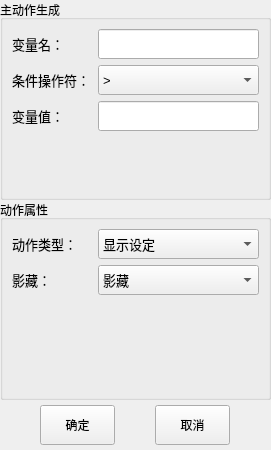
<?xml version="1.0" encoding="UTF-8"?>
<ui version="4.0">
 <class>StackTool</class>
 <widget class="QMainWindow" name="StackTool">
  <property name="geometry">
   <rect>
    <x>0</x>
    <y>0</y>
    <width>271</width>
    <height>450</height>
   </rect>
  </property>
  <property name="windowTitle">
   <string>Form</string>
  </property>
  <widget class="QWidget" name="centralwidget">
   <layout class="QVBoxLayout" name="verticalLayout">
    <property name="spacing">
     <number>0</number>
    </property>
    <property name="margin">
     <number>0</number>
    </property>
    <item>
     <widget class="QStackedWidget" name="stackedWidget">
      <property name="currentIndex">
       <number>1</number>
      </property>
      <widget class="QWidget" name="page">
       <layout class="QGridLayout" name="gridLayout">
        <property name="margin">
         <number>0</number>
        </property>
        <property name="spacing">
         <number>0</number>
        </property>
        <item row="1" column="0" colspan="2">
         <widget class="QWidget" name="widget_2" native="true">
          <property name="minimumSize">
           <size>
            <width>0</width>
            <height>50</height>
           </size>
          </property>
          <property name="maximumSize">
           <size>
            <width>16777215</width>
            <height>50</height>
           </size>
          </property>
          <layout class="QHBoxLayout" name="horizontalLayout_3">
           <property name="spacing">
            <number>0</number>
           </property>
           <property name="margin">
            <number>0</number>
           </property>
           <item>
            <widget class="QPushButton" name="pushButton_8">
             <property name="minimumSize">
              <size>
               <width>75</width>
               <height>40</height>
              </size>
             </property>
             <property name="maximumSize">
              <size>
               <width>75</width>
               <height>40</height>
              </size>
             </property>
             <property name="text">
              <string>下一步</string>
             </property>
            </widget>
           </item>
           <item>
            <widget class="QPushButton" name="pushButton_9">
             <property name="minimumSize">
              <size>
               <width>75</width>
               <height>40</height>
              </size>
             </property>
             <property name="maximumSize">
              <size>
               <width>75</width>
               <height>40</height>
              </size>
             </property>
             <property name="text">
              <string>取消</string>
             </property>
            </widget>
           </item>
          </layout>
         </widget>
        </item>
        <item row="0" column="0" colspan="2">
         <widget class="QWidget" name="widget" native="true">
          <layout class="QGridLayout" name="gridLayout_2">
           <item row="4" column="0" colspan="2">
            <widget class="QLabel" name="label_3">
             <property name="minimumSize">
              <size>
               <width>0</width>
               <height>20</height>
              </size>
             </property>
             <property name="maximumSize">
              <size>
               <width>16777215</width>
               <height>20</height>
              </size>
             </property>
             <property name="text">
              <string>格式:[D1],D1为长度</string>
             </property>
            </widget>
           </item>
           <item row="6" column="0" colspan="2">
            <widget class="QLabel" name="label_7">
             <property name="minimumSize">
              <size>
               <width>0</width>
               <height>20</height>
              </size>
             </property>
             <property name="maximumSize">
              <size>
               <width>16777215</width>
               <height>20</height>
              </size>
             </property>
             <property name="text">
              <string>格式:[D1,D2,D3],分别为横向、纵向、竖直个数</string>
             </property>
            </widget>
           </item>
           <item row="5" column="1">
            <widget class="QLineEdit" name="boxTxt">
             <property name="sizePolicy">
              <sizepolicy hsizetype="Expanding" vsizetype="Fixed">
               <horstretch>0</horstretch>
               <verstretch>30</verstretch>
              </sizepolicy>
             </property>
             <property name="minimumSize">
              <size>
               <width>0</width>
               <height>30</height>
              </size>
             </property>
             <property name="font">
              <font>
               <pointsize>10</pointsize>
              </font>
             </property>
            </widget>
           </item>
           <item row="5" column="0">
            <widget class="QLabel" name="label_6">
             <property name="sizePolicy">
              <sizepolicy hsizetype="Preferred" vsizetype="Preferred">
               <horstretch>0</horstretch>
               <verstretch>30</verstretch>
              </sizepolicy>
             </property>
             <property name="minimumSize">
              <size>
               <width>0</width>
               <height>30</height>
              </size>
             </property>
             <property name="font">
              <font>
               <pointsize>10</pointsize>
              </font>
             </property>
             <property name="text">
              <string>盒子：</string>
             </property>
            </widget>
           </item>
           <item row="3" column="1">
            <widget class="QLineEdit" name="lineTxt">
             <property name="sizePolicy">
              <sizepolicy hsizetype="Expanding" vsizetype="Fixed">
               <horstretch>0</horstretch>
               <verstretch>30</verstretch>
              </sizepolicy>
             </property>
             <property name="minimumSize">
              <size>
               <width>0</width>
               <height>30</height>
              </size>
             </property>
             <property name="font">
              <font>
               <pointsize>10</pointsize>
              </font>
             </property>
             <property name="readOnly">
              <bool>false</bool>
             </property>
            </widget>
           </item>
           <item row="8" column="1">
            <widget class="QLabel" name="label_9">
             <property name="minimumSize">
              <size>
               <width>0</width>
               <height>20</height>
              </size>
             </property>
             <property name="maximumSize">
              <size>
               <width>16777215</width>
               <height>20</height>
              </size>
             </property>
             <property name="text">
              <string>(X,Y,Z向偏移,格式为[X,Y,Z])</string>
             </property>
            </widget>
           </item>
           <item row="9" column="0">
            <widget class="QLabel" name="label_10">
             <property name="minimumSize">
              <size>
               <width>0</width>
               <height>30</height>
              </size>
             </property>
             <property name="maximumSize">
              <size>
               <width>16777215</width>
               <height>30</height>
              </size>
             </property>
             <property name="text">
              <string>初始名称：</string>
             </property>
            </widget>
           </item>
           <item row="10" column="1">
            <widget class="QLabel" name="label_11">
             <property name="minimumSize">
              <size>
               <width>0</width>
               <height>20</height>
              </size>
             </property>
             <property name="maximumSize">
              <size>
               <width>16777215</width>
               <height>20</height>
              </size>
             </property>
             <property name="text">
              <string>(名称,如LatheA_PIECE)</string>
             </property>
            </widget>
           </item>
           <item row="7" column="1">
            <widget class="QLineEdit" name="offsetTxt">
             <property name="minimumSize">
              <size>
               <width>0</width>
               <height>30</height>
              </size>
             </property>
             <property name="maximumSize">
              <size>
               <width>16777215</width>
               <height>30</height>
              </size>
             </property>
             <property name="font">
              <font>
               <pointsize>10</pointsize>
              </font>
             </property>
            </widget>
           </item>
           <item row="9" column="1">
            <widget class="QLineEdit" name="nameTxt">
             <property name="minimumSize">
              <size>
               <width>0</width>
               <height>30</height>
              </size>
             </property>
             <property name="maximumSize">
              <size>
               <width>16777215</width>
               <height>30</height>
              </size>
             </property>
             <property name="font">
              <font>
               <pointsize>10</pointsize>
              </font>
             </property>
            </widget>
           </item>
           <item row="7" column="0">
            <widget class="QLabel" name="label_8">
             <property name="sizePolicy">
              <sizepolicy hsizetype="Preferred" vsizetype="Preferred">
               <horstretch>0</horstretch>
               <verstretch>0</verstretch>
              </sizepolicy>
             </property>
             <property name="minimumSize">
              <size>
               <width>0</width>
               <height>30</height>
              </size>
             </property>
             <property name="maximumSize">
              <size>
               <width>16777215</width>
               <height>30</height>
              </size>
             </property>
             <property name="text">
              <string>偏移量：</string>
             </property>
            </widget>
           </item>
           <item row="3" column="0">
            <widget class="QLabel" name="label_5">
             <property name="sizePolicy">
              <sizepolicy hsizetype="Preferred" vsizetype="Preferred">
               <horstretch>0</horstretch>
               <verstretch>30</verstretch>
              </sizepolicy>
             </property>
             <property name="minimumSize">
              <size>
               <width>0</width>
               <height>30</height>
              </size>
             </property>
             <property name="font">
              <font>
               <pointsize>10</pointsize>
              </font>
             </property>
             <property name="text">
              <string>线：</string>
             </property>
            </widget>
           </item>
           <item row="0" column="1">
            <widget class="QComboBox" name="stackTypeCombo">
             <property name="sizePolicy">
              <sizepolicy hsizetype="Expanding" vsizetype="Fixed">
               <horstretch>0</horstretch>
               <verstretch>0</verstretch>
              </sizepolicy>
             </property>
             <property name="minimumSize">
              <size>
               <width>0</width>
               <height>30</height>
              </size>
             </property>
             <property name="maximumSize">
              <size>
               <width>16777215</width>
               <height>30</height>
              </size>
             </property>
             <property name="font">
              <font>
               <pointsize>10</pointsize>
              </font>
             </property>
             <item>
              <property name="text">
               <string>平面</string>
              </property>
             </item>
             <item>
              <property name="text">
               <string>线</string>
              </property>
             </item>
             <item>
              <property name="text">
               <string>盒子</string>
              </property>
             </item>
            </widget>
           </item>
           <item row="0" column="0">
            <widget class="QLabel" name="label">
             <property name="minimumSize">
              <size>
               <width>60</width>
               <height>30</height>
              </size>
             </property>
             <property name="maximumSize">
              <size>
               <width>60</width>
               <height>30</height>
              </size>
             </property>
             <property name="font">
              <font>
               <pointsize>10</pointsize>
              </font>
             </property>
             <property name="text">
              <string>码垛类型：</string>
             </property>
            </widget>
           </item>
           <item row="1" column="1">
            <widget class="QLineEdit" name="planTxt">
             <property name="minimumSize">
              <size>
               <width>0</width>
               <height>30</height>
              </size>
             </property>
             <property name="maximumSize">
              <size>
               <width>16777215</width>
               <height>30</height>
              </size>
             </property>
             <property name="font">
              <font>
               <pointsize>10</pointsize>
              </font>
             </property>
            </widget>
           </item>
           <item row="2" column="0" colspan="2">
            <widget class="QLabel" name="label_4">
             <property name="minimumSize">
              <size>
               <width>0</width>
               <height>20</height>
              </size>
             </property>
             <property name="maximumSize">
              <size>
               <width>16777215</width>
               <height>20</height>
              </size>
             </property>
             <property name="text">
              <string>格式:[D1,D2],D1-横向个数,D2-纵向个数</string>
             </property>
            </widget>
           </item>
           <item row="1" column="0">
            <widget class="QLabel" name="label_2">
             <property name="sizePolicy">
              <sizepolicy hsizetype="Fixed" vsizetype="Fixed">
               <horstretch>0</horstretch>
               <verstretch>0</verstretch>
              </sizepolicy>
             </property>
             <property name="minimumSize">
              <size>
               <width>60</width>
               <height>30</height>
              </size>
             </property>
             <property name="maximumSize">
              <size>
               <width>60</width>
               <height>30</height>
              </size>
             </property>
             <property name="font">
              <font>
               <pointsize>10</pointsize>
              </font>
             </property>
             <property name="text">
              <string>平面：</string>
             </property>
            </widget>
           </item>
           <item row="11" column="0">
            <widget class="QLabel" name="label_12">
             <property name="minimumSize">
              <size>
               <width>85</width>
               <height>30</height>
              </size>
             </property>
             <property name="maximumSize">
              <size>
               <width>85</width>
               <height>30</height>
              </size>
             </property>
             <property name="font">
              <font>
               <pointsize>10</pointsize>
              </font>
             </property>
             <property name="text">
              <string>组件递增方向：</string>
             </property>
            </widget>
           </item>
           <item row="11" column="1">
            <widget class="QComboBox" name="comboBox">
             <property name="minimumSize">
              <size>
               <width>0</width>
               <height>30</height>
              </size>
             </property>
             <property name="maximumSize">
              <size>
               <width>16777215</width>
               <height>30</height>
              </size>
             </property>
             <property name="font">
              <font>
               <pointsize>10</pointsize>
              </font>
             </property>
             <item>
              <property name="text">
               <string>横向</string>
              </property>
             </item>
             <item>
              <property name="text">
               <string>纵向</string>
              </property>
             </item>
            </widget>
           </item>
          </layout>
         </widget>
        </item>
       </layout>
      </widget>
      <widget class="QWidget" name="page_2">
       <layout class="QGridLayout" name="gridLayout_4">
        <property name="margin">
         <number>0</number>
        </property>
        <property name="spacing">
         <number>0</number>
        </property>
        <item row="2" column="0">
         <widget class="QWidget" name="widget_3" native="true">
          <property name="minimumSize">
           <size>
            <width>0</width>
            <height>50</height>
           </size>
          </property>
          <property name="maximumSize">
           <size>
            <width>16777215</width>
            <height>50</height>
           </size>
          </property>
          <layout class="QHBoxLayout" name="horizontalLayout_4">
           <property name="spacing">
            <number>0</number>
           </property>
           <property name="margin">
            <number>0</number>
           </property>
           <item>
            <widget class="QPushButton" name="pushButton_10">
             <property name="minimumSize">
              <size>
               <width>75</width>
               <height>40</height>
              </size>
             </property>
             <property name="maximumSize">
              <size>
               <width>75</width>
               <height>40</height>
              </size>
             </property>
             <property name="text">
              <string>确定</string>
             </property>
            </widget>
           </item>
           <item>
            <widget class="QPushButton" name="pushButton_11">
             <property name="minimumSize">
              <size>
               <width>75</width>
               <height>40</height>
              </size>
             </property>
             <property name="maximumSize">
              <size>
               <width>75</width>
               <height>40</height>
              </size>
             </property>
             <property name="text">
              <string>取消</string>
             </property>
            </widget>
           </item>
          </layout>
         </widget>
        </item>
        <item row="0" column="0">
         <widget class="QGroupBox" name="groupBox">
          <property name="minimumSize">
           <size>
            <width>0</width>
            <height>200</height>
           </size>
          </property>
          <property name="maximumSize">
           <size>
            <width>16777215</width>
            <height>200</height>
           </size>
          </property>
          <property name="title">
           <string>主动作生成</string>
          </property>
          <layout class="QGridLayout" name="gridLayout_3">
           <item row="2" column="0">
            <widget class="QLabel" name="label_15">
             <property name="sizePolicy">
              <sizepolicy hsizetype="Fixed" vsizetype="Fixed">
               <horstretch>0</horstretch>
               <verstretch>0</verstretch>
              </sizepolicy>
             </property>
             <property name="minimumSize">
              <size>
               <width>60</width>
               <height>30</height>
              </size>
             </property>
             <property name="maximumSize">
              <size>
               <width>60</width>
               <height>30</height>
              </size>
             </property>
             <property name="font">
              <font>
               <pointsize>10</pointsize>
              </font>
             </property>
             <property name="text">
              <string>变量值：</string>
             </property>
            </widget>
           </item>
           <item row="0" column="1">
            <widget class="QLineEdit" name="variableNameTxt">
             <property name="minimumSize">
              <size>
               <width>0</width>
               <height>30</height>
              </size>
             </property>
             <property name="maximumSize">
              <size>
               <width>16777215</width>
               <height>30</height>
              </size>
             </property>
             <property name="font">
              <font>
               <pointsize>10</pointsize>
              </font>
             </property>
            </widget>
           </item>
           <item row="0" column="0">
            <widget class="QLabel" name="label_13">
             <property name="sizePolicy">
              <sizepolicy hsizetype="Fixed" vsizetype="Fixed">
               <horstretch>0</horstretch>
               <verstretch>0</verstretch>
              </sizepolicy>
             </property>
             <property name="minimumSize">
              <size>
               <width>60</width>
               <height>30</height>
              </size>
             </property>
             <property name="maximumSize">
              <size>
               <width>60</width>
               <height>30</height>
              </size>
             </property>
             <property name="font">
              <font>
               <pointsize>10</pointsize>
              </font>
             </property>
             <property name="text">
              <string>变量名：</string>
             </property>
            </widget>
           </item>
           <item row="1" column="1">
            <widget class="QComboBox" name="conditionOptCombo">
             <property name="sizePolicy">
              <sizepolicy hsizetype="Expanding" vsizetype="Fixed">
               <horstretch>0</horstretch>
               <verstretch>0</verstretch>
              </sizepolicy>
             </property>
             <property name="minimumSize">
              <size>
               <width>0</width>
               <height>30</height>
              </size>
             </property>
             <property name="maximumSize">
              <size>
               <width>16777215</width>
               <height>30</height>
              </size>
             </property>
             <property name="font">
              <font>
               <pointsize>10</pointsize>
              </font>
             </property>
             <item>
              <property name="text">
               <string>&gt;</string>
              </property>
             </item>
             <item>
              <property name="text">
               <string>&gt;=</string>
              </property>
             </item>
             <item>
              <property name="text">
               <string>=</string>
              </property>
             </item>
             <item>
              <property name="text">
               <string>&lt;</string>
              </property>
             </item>
             <item>
              <property name="text">
               <string>&lt;=</string>
              </property>
             </item>
            </widget>
           </item>
           <item row="1" column="0">
            <widget class="QLabel" name="label_14">
             <property name="sizePolicy">
              <sizepolicy hsizetype="Fixed" vsizetype="Fixed">
               <horstretch>0</horstretch>
               <verstretch>0</verstretch>
              </sizepolicy>
             </property>
             <property name="minimumSize">
              <size>
               <width>80</width>
               <height>30</height>
              </size>
             </property>
             <property name="maximumSize">
              <size>
               <width>80</width>
               <height>30</height>
              </size>
             </property>
             <property name="font">
              <font>
               <pointsize>10</pointsize>
              </font>
             </property>
             <property name="text">
              <string>条件操作符：</string>
             </property>
            </widget>
           </item>
           <item row="2" column="1">
            <widget class="QLineEdit" name="variableValTxt">
             <property name="minimumSize">
              <size>
               <width>0</width>
               <height>30</height>
              </size>
             </property>
             <property name="maximumSize">
              <size>
               <width>16777215</width>
               <height>30</height>
              </size>
             </property>
             <property name="font">
              <font>
               <pointsize>10</pointsize>
              </font>
             </property>
            </widget>
           </item>
           <item row="3" column="0">
            <widget class="QLabel" name="label_16">
             <property name="text">
              <string/>
             </property>
            </widget>
           </item>
          </layout>
         </widget>
        </item>
        <item row="1" column="0">
         <widget class="QGroupBox" name="groupBox_2">
          <property name="title">
           <string>动作属性</string>
          </property>
          <layout class="QGridLayout" name="gridLayout_5">
           <item row="0" column="0">
            <widget class="QLabel" name="label_17">
             <property name="sizePolicy">
              <sizepolicy hsizetype="Fixed" vsizetype="Fixed">
               <horstretch>0</horstretch>
               <verstretch>0</verstretch>
              </sizepolicy>
             </property>
             <property name="minimumSize">
              <size>
               <width>80</width>
               <height>30</height>
              </size>
             </property>
             <property name="maximumSize">
              <size>
               <width>80</width>
               <height>30</height>
              </size>
             </property>
             <property name="font">
              <font>
               <pointsize>10</pointsize>
              </font>
             </property>
             <property name="text">
              <string>动作类型：</string>
             </property>
            </widget>
           </item>
           <item row="0" column="1">
            <widget class="QComboBox" name="actionTypeCombo">
             <property name="sizePolicy">
              <sizepolicy hsizetype="Expanding" vsizetype="Fixed">
               <horstretch>0</horstretch>
               <verstretch>0</verstretch>
              </sizepolicy>
             </property>
             <property name="minimumSize">
              <size>
               <width>0</width>
               <height>30</height>
              </size>
             </property>
             <property name="maximumSize">
              <size>
               <width>16777215</width>
               <height>30</height>
              </size>
             </property>
             <property name="font">
              <font>
               <pointsize>10</pointsize>
              </font>
             </property>
             <item>
              <property name="text">
               <string>显示设定</string>
              </property>
             </item>
             <item>
              <property name="text">
               <string>显示切换</string>
              </property>
             </item>
            </widget>
           </item>
           <item row="1" column="0">
            <widget class="QLabel" name="label_18">
             <property name="sizePolicy">
              <sizepolicy hsizetype="Fixed" vsizetype="Fixed">
               <horstretch>0</horstretch>
               <verstretch>0</verstretch>
              </sizepolicy>
             </property>
             <property name="minimumSize">
              <size>
               <width>80</width>
               <height>30</height>
              </size>
             </property>
             <property name="maximumSize">
              <size>
               <width>80</width>
               <height>30</height>
              </size>
             </property>
             <property name="font">
              <font>
               <pointsize>10</pointsize>
              </font>
             </property>
             <property name="text">
              <string>影藏：</string>
             </property>
            </widget>
           </item>
           <item row="1" column="1">
            <widget class="QComboBox" name="hideOptCombo">
             <property name="sizePolicy">
              <sizepolicy hsizetype="Expanding" vsizetype="Fixed">
               <horstretch>0</horstretch>
               <verstretch>0</verstretch>
              </sizepolicy>
             </property>
             <property name="minimumSize">
              <size>
               <width>0</width>
               <height>30</height>
              </size>
             </property>
             <property name="maximumSize">
              <size>
               <width>16777215</width>
               <height>30</height>
              </size>
             </property>
             <property name="font">
              <font>
               <pointsize>10</pointsize>
              </font>
             </property>
             <item>
              <property name="text">
               <string>影藏</string>
              </property>
             </item>
             <item>
              <property name="text">
               <string>显示</string>
              </property>
             </item>
            </widget>
           </item>
           <item row="2" column="0">
            <widget class="QLabel" name="label_19">
             <property name="text">
              <string/>
             </property>
            </widget>
           </item>
          </layout>
         </widget>
        </item>
       </layout>
      </widget>
     </widget>
    </item>
   </layout>
  </widget>
 </widget>
 <resources/>
 <connections/>
</ui>
